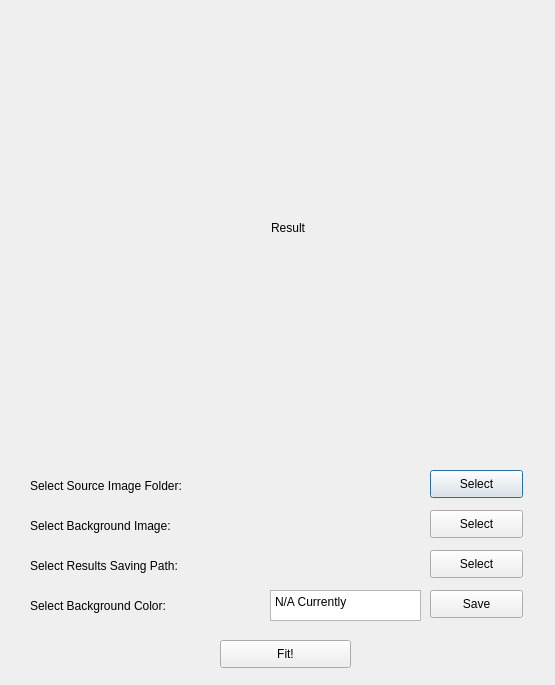
<?xml version="1.0" encoding="UTF-8"?>
<ui version="4.0">
 <class>FitBgDialog</class>
 <widget class="QDialog" name="FitBgDialog">
  <property name="geometry">
   <rect>
    <x>0</x>
    <y>0</y>
    <width>555</width>
    <height>685</height>
   </rect>
  </property>
  <property name="windowTitle">
   <string>Fit Background without changing ratio</string>
  </property>
  <widget class="QLabel" name="result_label">
   <property name="geometry">
    <rect>
     <x>80</x>
     <y>20</y>
     <width>416</width>
     <height>416</height>
    </rect>
   </property>
   <property name="autoFillBackground">
    <bool>true</bool>
   </property>
   <property name="text">
    <string>Result</string>
   </property>
   <property name="alignment">
    <set>Qt::AlignCenter</set>
   </property>
  </widget>
  <widget class="QLabel" name="bg_label">
   <property name="geometry">
    <rect>
     <x>30</x>
     <y>510</y>
     <width>381</width>
     <height>31</height>
    </rect>
   </property>
   <property name="text">
    <string>Select Background Image:</string>
   </property>
  </widget>
  <widget class="QLabel" name="source_label">
   <property name="geometry">
    <rect>
     <x>30</x>
     <y>470</y>
     <width>381</width>
     <height>31</height>
    </rect>
   </property>
   <property name="text">
    <string>Select Source Image Folder:</string>
   </property>
  </widget>
  <widget class="QPushButton" name="source_btn">
   <property name="geometry">
    <rect>
     <x>430</x>
     <y>470</y>
     <width>93</width>
     <height>28</height>
    </rect>
   </property>
   <property name="text">
    <string>Select</string>
   </property>
  </widget>
  <widget class="QPushButton" name="bg_btn">
   <property name="geometry">
    <rect>
     <x>430</x>
     <y>510</y>
     <width>93</width>
     <height>28</height>
    </rect>
   </property>
   <property name="text">
    <string>Select</string>
   </property>
  </widget>
  <widget class="QPushButton" name="fit_btn">
   <property name="geometry">
    <rect>
     <x>220</x>
     <y>640</y>
     <width>131</width>
     <height>28</height>
    </rect>
   </property>
   <property name="text">
    <string>Fit!</string>
   </property>
  </widget>
  <widget class="QPlainTextEdit" name="color_input">
   <property name="geometry">
    <rect>
     <x>270</x>
     <y>590</y>
     <width>151</width>
     <height>31</height>
    </rect>
   </property>
   <property name="plainText">
    <string>N/A Currently</string>
   </property>
  </widget>
  <widget class="QPushButton" name="color_btn">
   <property name="geometry">
    <rect>
     <x>430</x>
     <y>590</y>
     <width>93</width>
     <height>28</height>
    </rect>
   </property>
   <property name="text">
    <string>Save</string>
   </property>
  </widget>
  <widget class="QLabel" name="color_label">
   <property name="geometry">
    <rect>
     <x>30</x>
     <y>590</y>
     <width>201</width>
     <height>31</height>
    </rect>
   </property>
   <property name="text">
    <string>Select Background Color:</string>
   </property>
  </widget>
  <widget class="QPushButton" name="savepath_btn">
   <property name="geometry">
    <rect>
     <x>430</x>
     <y>550</y>
     <width>93</width>
     <height>28</height>
    </rect>
   </property>
   <property name="text">
    <string>Select</string>
   </property>
  </widget>
  <widget class="QLabel" name="savepath_label">
   <property name="geometry">
    <rect>
     <x>30</x>
     <y>550</y>
     <width>381</width>
     <height>31</height>
    </rect>
   </property>
   <property name="text">
    <string>Select Results Saving Path:</string>
   </property>
  </widget>
 </widget>
 <resources/>
 <connections/>
</ui>
